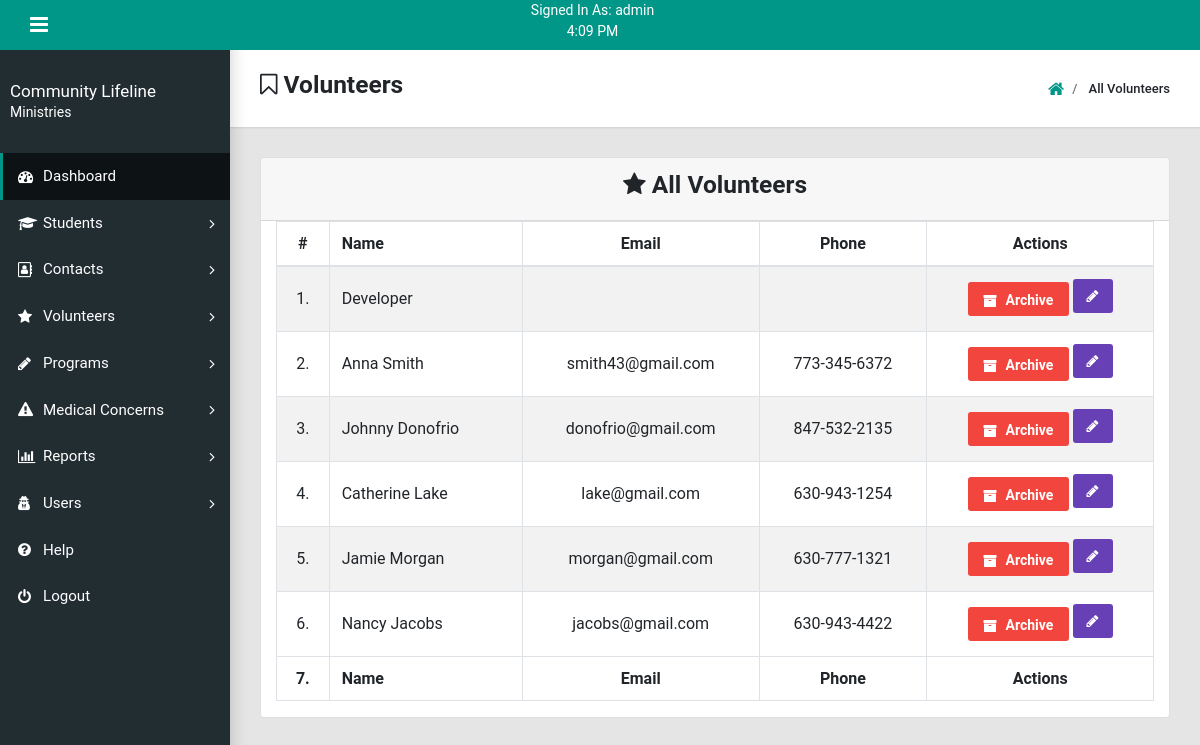
The page /php-files/show/ShowVolunteerEmployees.php (signed in) on the database its author committed.
### tables this page shows
CREATE TABLE Volunteer_Employees (
  Created_Timestamp      TIMESTAMP DEFAULT now(),
  Last_Updated_Timestamp TIMESTAMP DEFAULT CURRENT_TIMESTAMP,
  Author_Username        VARCHAR(30),
  Id                     INT(10)   AUTO_INCREMENT PRIMARY KEY,
  Active_Volunteer       TINYINT(1),
  Prefix                 VARCHAR(10),
  First_Name             VARCHAR(30),
  Last_Name              VARCHAR(30),
  Middle_Name            VARCHAR(30),
  Suffix                 VARCHAR(10),
  Primary_Phone          CHAR(20),
  Secondary_Phone        CHAR(20),
  Address_One            VARCHAR(40),
  Address_Two            VARCHAR(40),
  City                   VARCHAR(30),
  State                  CHAR(5),
  Zip                    INT(5),
  Email                  VARCHAR(50),
  User_Type              VARCHAR(30),
  Monday_Availability    TINYINT(1),
  Tuesday_Availability   TINYINT(1),
  Wednesday_Availability TINYINT(1),
  Thursday_Availability  TINYINT(1),
  Friday_Availability    TINYINT(1),
  Saturday_Availability  TINYINT(1),
  Sunday_Availability    TINYINT(1)
);

### php-files/show/ShowVolunteerEmployees.php (the view, shortened to what this page needs)
<?php
include("../app-shell/Header.php");
include("../app-shell/Sidebar.php");
include("../../db/config.php");
$queryForActiveVolunteers = "SELECT * FROM Volunteer_Employees WHERE Active_Volunteer = 1;";
$activeVolunteerResults = mysqli_query($db, $queryForActiveVolunteers);
?>
    <div class="app-title">
        <div>
            <h3><i class="fa fa-bookmark-o"></i> Volunteers</h3>
        </div>
        <ul class="app-breadcrumb breadcrumb">
            <li class="breadcrumb-item"><a href="../index-login/Main-Menu.php"><i class="fa fa-home fa-lg"></i></a></li>
            <li class="breadcrumb-item"> All Volunteers</li>
        </ul>
    </div>
    <div class="card">
        <div class="card-header">
            <div class="col-12 text-center">
                <h3><i class="fa fa-star"></i> All Volunteers</h3>
            </div>
        </div>
        <div class="container">
            <table id="showVolunteerEmployeesTable" class="table table-striped table-bordered table-hover"
                   style="width:100%">
                <thead>
                <tr>
                    <th class="align-middle text-center">#</th>
                    <th class="align-middle">Name</th>
                    <th class="align-middle text-center">Email</th>
                    <th class="align-middle text-center">Phone</th>
                    <th class="align-middle text-center">Actions</th>
                </tr>
                </thead>
                <tbody>
                <?php
                while ($activeVolunteersRow = mysqli_fetch_assoc($activeVolunteerResults)) {
                    $volunteerId = $activeVolunteersRow['Id'];
                    $nameToDisplay = $activeVolunteersRow['First_Name'] . ' ' . $activeVolunteersRow['Last_Name'];
                    $volunteerEmail = $activeVolunteersRow['Email'];
                    $volunteerPhoneNumber = $activeVolunteersRow['Primary_Phone'];
                    ?>
                    <tr>
                        <td class='text-center align-middle'></td>
                        <td class='align-middle'>
                            <?php echo $nameToDisplay; ?>
                        </td>
                        <td class='align-middle text-center'><?php echo $volunteerEmail; ?></td>
                        <td class='align-middle text-center'><?php echo $volunteerPhoneNumber; ?></td>
                        <td class='align-middle text-center'>
                            <div class='left-action-buttons-container d-inline m-auto'>
                                <div class='d-inline'>
                                    <button type='button'
                                            class='btn volunteer-action-buttons delete-button'
                                            onclick='launchConfirmArchiveModal(
                                                    "<?php echo $volunteerId; ?>",
                                                    "ArchiveVolunteerEmployee.php",
                                                    "Volunteer",
                                                    "<?php echo $nameToDisplay; ?>",
                                                    "ShowVolunteerEmployees.php"
                                                    )'
                                    >
                                        <i class='fa fa-archive'></i> Archive
                                    </button>
                                </div>
                            </div>
                            <div class='right-action-buttons-container d-inline'>
                                <span title='Programs' data-toggle='tooltip'
                                      class='small-action-buttons'>
                                            <button type='button'
                                                    onclick='launchProgramsForVolunteerModal(<?php echo $volunteerId; ?>)'
                                                    class='btn small-action-buttons contact-button'>
                                                <i class='fa fa-pencil mr-0'></i>
                                            </button>
                                        </span>
                            </div>
                        </td>
                    </tr>
                <?php } ?>
                </tbody>
                <tfoot>
                <tr>
                    <th class="align-middle text-center">#</th>
                    <th class="align-middle">Name</th>
                    <th class="align-middle text-center">Email</th>
                    <th class="align-middle text-center">Phone</th>
                    <th class="align-middle text-center">Actions</th>
                </tr>
                </tfoot>
            </table>
        </div>
    </div>
<?php
include("../app-shell/Footer.php");

### css/show-all-table-styles.css (style rules this page uses)
.small-action-buttons { display: inline-block; height: 34px; margin: auto; color: #fff; }
.delete-button { background-color: #F2453D; }
.contact-button { background-color: #6640B4; }
.left-action-buttons-container { display: inline-block; width: 58%; margin: auto; vertical-align: top; }
.right-action-buttons-container { display: inline-block; width: 40%; margin: auto; vertical-align: top; text-align: center; }
.volunteer-action-buttons { display: inline-block; height: 34px; width: 50%; margin: 3px auto; color: #fff; }

### css/form-styles.css (style rules this page uses)
body { font-family: 'Roboto', sans-serif; }

### css/table-styles.css (style rules this page uses)
*, *:after, *::before { -webkit-box-sizing: border-box; -moz-box-sizing: border-box; box-sizing: border-box; }

### css/attendance-page-styles.css (style rules this page uses)
.right-action-buttons-container { display: inline-block; width: 40%; margin: auto; vertical-align: top; text-align: center; }

### rows shown on the page
volunteer_employees: nameToDisplay "Developer"
volunteer_employees: nameToDisplay "Anna Smith", Email "smith43@gmail.com", Primary_Phone "773-345-6372"
volunteer_employees: nameToDisplay "Johnny Donofrio", Email "donofrio@gmail.com", Primary_Phone "847-532-2135"
volunteer_employees: nameToDisplay "Catherine Lake", Email "lake@gmail.com", Primary_Phone "630-943-1254"
volunteer_employees: nameToDisplay "Jamie Morgan", Email "morgan@gmail.com", Primary_Phone "630-777-1321"
volunteer_employees: nameToDisplay "Nancy Jacobs", Email "jacobs@gmail.com", Primary_Phone "630-943-4422"

### other values the page prints
$userLoggedIn "admin"
